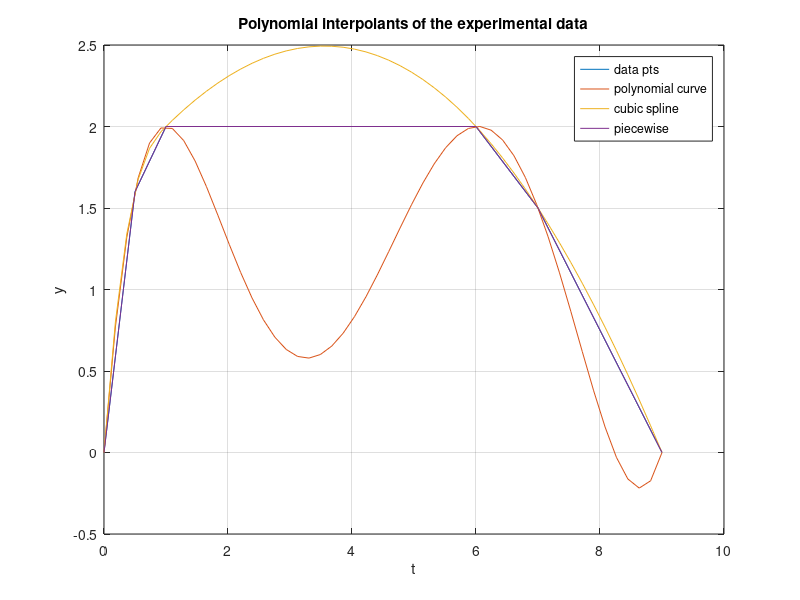

Source code (MATLAB):
%% Solves qs 7.4 for project

% this function plots the data curve and the cubic spline
function polynomialInterpolation()

% given data points
t = [0; 0.5; 1; 6; 7; 9];
y = [0; 1.6; 2; 2; 1.5; 0];

% determine the polynomial and spline
p = polyfit(t, y, 5);
splineCurve = spline(t, y); 
ts = linspace(0, 9, 50);
yp = polyval(p, ts); 
ys = ppval(splineCurve, ts);

% plot the curve
plot(t, y, ts, yp, ts, ys, t, y);
xlabel('t'); 
ylabel('y'); 
legend('data pts', 'polynomial curve', 'cubic spline', 'piecewise');
grid on
title('Polynomial interpolants of the experimental data');
end